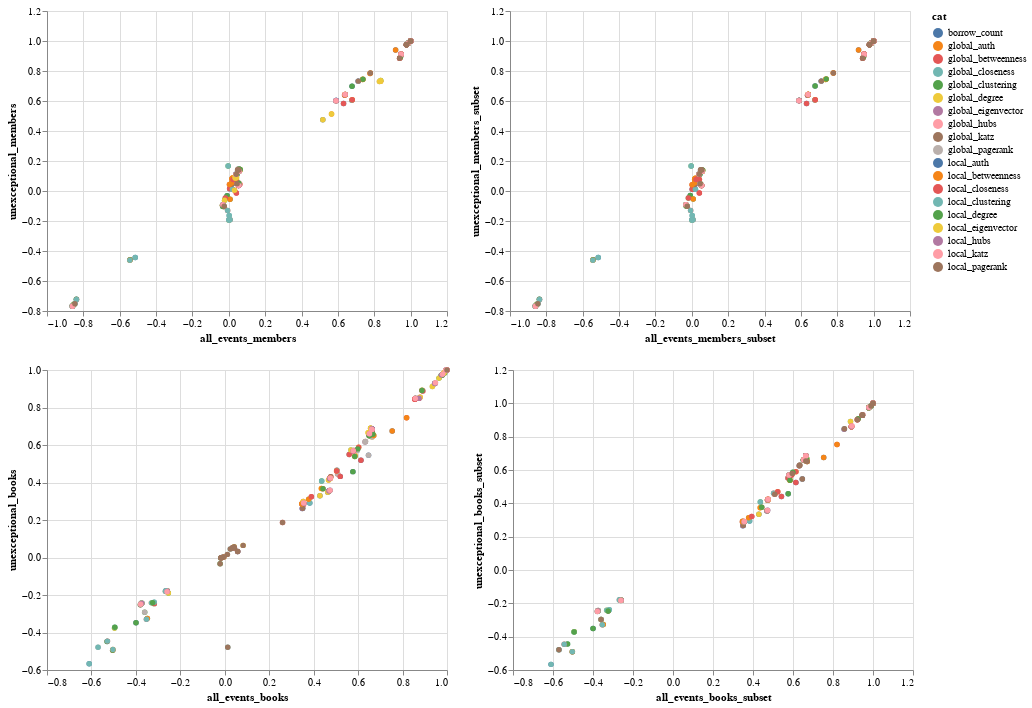

The cell this chart's notebook holds for it:
### Code cell
df_type = 'all_events_members'
df_type2 = 'unexceptional_members'
melted_projected_members = get_melted_corr(
    projected_members, all_events, True, df_type)
melted_projected_unex_members = get_melted_corr(
    unexceptional_projected_members, unexceptional_events, True, df_type2)

df_type_subset = 'all_events_members_subset'
df_type_subset2 = 'unexceptional_members_subset'
melted_projected_members_subset = get_melted_corr(
    projected_members.loc[projected_members.component == 0], all_events, True, df_type_subset)
melted_projected_unex_members_subset = get_melted_corr(
    unexceptional_projected_members.loc[unexceptional_projected_members.component == 0], unexceptional_events, True, df_type_subset2)

chart = compare_corr_chart(melted_projected_members,
                           melted_projected_unex_members, df_type, df_type2)
chart1 = compare_corr_chart(melted_projected_members_subset,
                           melted_projected_unex_members_subset, df_type_subset, df_type_subset2)

df_type = 'all_events_books'
df_type2 = 'unexceptional_books'
melted_projected_books = get_melted_corr(
    projected_books, all_events, False, df_type)
melted_projected_unex_books = get_melted_corr(
    unexceptional_projected_books, unexceptional_events, False, df_type2)

df_type_subset = 'all_events_books_subset'
df_type_subset2 = 'unexceptional_books_subset'
melted_projected_books_subset = get_melted_corr(
    projected_books.loc[projected_books.component ==0], all_events, False, df_type_subset)
melted_projected_unex_books_subset = get_melted_corr(
    unexceptional_projected_books.loc[unexceptional_projected_books.component==0], unexceptional_events, False, df_type_subset2)

chart2 = compare_corr_chart(melted_projected_books,
                           melted_projected_unex_books, df_type, df_type2)
chart3 = compare_corr_chart(melted_projected_books_subset,
                            melted_projected_unex_books_subset, df_type_subset, df_type_subset2)
alt.vconcat(alt.hconcat(chart, chart1), alt.hconcat(chart2, chart3))

### Figure 1 — Vega-Lite specification as saved in the notebook (floating-point values rounded to 4 significant figures; data arrays with more than 128 entries replaced by an {"elided": "..."} marker saying what was removed)
{"config": {"view": {"continuousWidth": 400, "continuousHeight": 300}}, "vconcat": [{"hconcat": [{"data": {"name": "data-f3f47c423b4ae4e556579bcb6b78384d"}, "mark": "circle", "encoding": {"color": {"type": "nominal", "field": "cat"}, "opacity": {"condition": {"value": 1, "selection": "selector005"}, "value": 0.1}, "tooltip": [{"type": "nominal", "field": "updated_variable"}, {"type": "nominal", "field": "cat"}, {"type": "nominal", "field": "variable"}, {"type": "quantitative", "field": "unexceptional_members"}, {"type": "quantitative", "field": "all_events_members"}], "x": {"type": "quantitative", "field": "all_events_members"}, "y": {"type": "quantitative", "field": "unexceptional_members"}}, "selection": {"selector005": {"type": "multi", "fields": ["cat"], "bind": "legend"}}}, {"data": {"name": "data-44ae5c3e5ae18ad74710949a31df3ab6"}, "mark": "circle", "encoding": {"color": {"type": "nominal", "field": "cat"}, "opacity": {"condition": {"value": 1, "selection": "selector006"}, "value": 0.1}, "tooltip": [{"type": "nominal", "field": "updated_variable"}, {"type": "nominal", "field": "cat"}, {"type": "nominal", "field": "variable"}, {"type": "quantitative", "field": "unexceptional_members_subset"}, {"type": "quantitative", "field": "all_events_members_subset"}], "x": {"type": "quantitative", "field": "all_events_members_subset"}, "y": {"type": "quantitative", "field": "unexceptional_members_subset"}}, "selection": {"selector006": {"type": "multi", "fields": ["cat"], "bind": "legend"}}}]}, {"hconcat": [{"data": {"name": "data-c218fdb513e22d5dc0e8cb6e4d5b414e"}, "mark": "circle", "encoding": {"color": {"type": "nominal", "field": "cat"}, "opacity": {"condition": {"value": 1, "selection": "selector007"}, "value": 0.1}, "tooltip": [{"type": "nominal", "field": "updated_variable"}, {"type": "nominal", "field": "cat"}, {"type": "nominal", "field": "variable"}, {"type": "quantitative", "field": "unexceptional_books"}, {"type": "quantitative", "field": "all_events_books"}], "x": {"type": "quantitative", "field": "all_events_books"}, "y": {"type": "quantitative", "field": "unexceptional_books"}}, "selection": {"selector007": {"type": "multi", "fields": ["cat"], "bind": "legend"}}}, {"data": {"name": "data-7c5ffa1ca0189dbff1ce5dc9bb3bb86c"}, "mark": "circle", "encoding": {"color": {"type": "nominal", "field": "cat"}, "opacity": {"condition": {"value": 1, "selection": "selector008"}, "value": 0.1}, "tooltip": [{"type": "nominal", "field": "updated_variable"}, {"type": "nominal", "field": "cat"}, {"type": "nominal", "field": "variable"}, {"type": "quantitative", "field": "unexceptional_books_subset"}, {"type": "quantitative", "field": "all_events_books_subset"}], "x": {"type": "quantitative", "field": "all_events_books_subset"}, "y": {"type": "quantitative", "field": "unexceptional_books_subset"}}, "selection": {"selector008": {"type": "multi", "fields": ["cat"], "bind": "legend"}}}]}], "$schema": "https://vega.github.io/schema/vega-lite/v4.8.1.json", "datasets": {"data-f3f47c423b4ae4e556579bcb6b78384d": {"elided": "361 records"}, "data-44ae5c3e5ae18ad74710949a31df3ab6": {"elided": "361 records"}, "data-c218fdb513e22d5dc0e8cb6e4d5b414e": {"elided": "361 records"}, "data-7c5ffa1ca0189dbff1ce5dc9bb3bb86c": {"elided": "361 records"}}}
